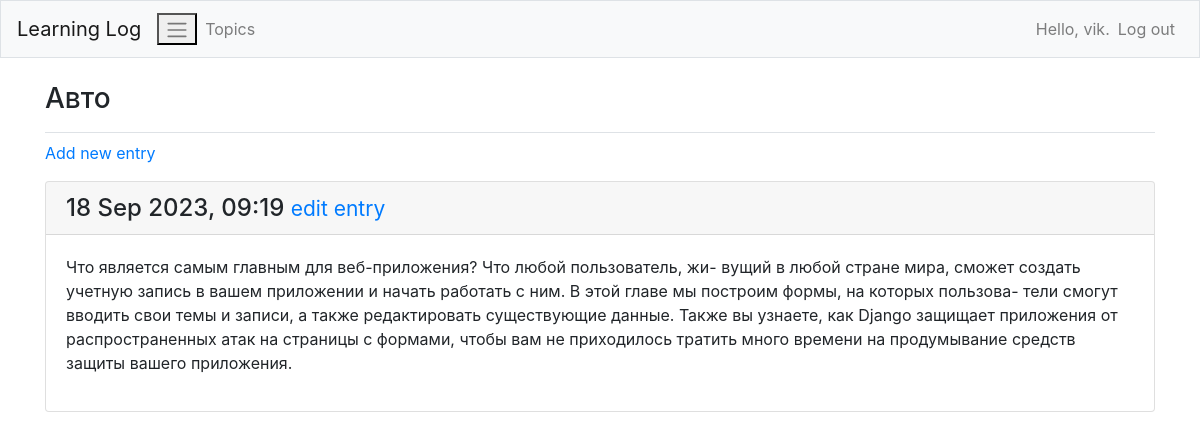
The page /topics/3/ (signed in) on the database its author committed.
### learning_logs/models.py (models this page shows, shortened)
class Topic(models.Model):
    text = models.CharField(max_length=200)
    date_added = models.DateTimeField(auto_now_add=True)
    owner = models.ForeignKey(User, on_delete=models.CASCADE)
    def __str__(self):
        return self.text

class Entry(models.Model):
    topic = models.ForeignKey(Topic, on_delete=models.CASCADE)
    text = models.TextField()
    date_added = models.DateTimeField(auto_now_add=True)
    class Meta:
        verbose_name_plural = 'entries'

### learning_logs/views.py (the view)
# urls.py: path('topics/<int:topic_id>/', views.topic, name='topic'),
@login_required
def topic(request, topic_id):
    topic = Topic.objects.get(id=topic_id)
    if topic.owner != request.user:
        raise Http404
    entries = topic.entry_set.order_by('-date_added')
    context = {'topic': topic, 'entries': entries}
    return render(request, 'learning_logs/topic.html', context)

### learning_logs/templates/learning_logs/topic.html
{% extends "learning_logs/base.html" %}
{% block page_header %}
  <h3>{{ topic }}</h3>
{% endblock page_header %}
{% block content %}
    <p>
        <a href="{% url 'learning_logs:new_entry' topic.id %}">Add new entry</a>
    </p>
    {% for entry in entries %}
        <div class="card mb-3">
            <h4 class="card-header">
                {{ entry.date_added|date:'d M Y, H:i' }}
                <small><a href="{% url 'learning_logs:edit_entry' entry.id %}">edit entry</a></small>
            </h4>
            <div class="card-body">
                {{ entry.text|linebreaks }}
            </div>
        </div>
    {% empty %}
        <p>There are no entries for this topic yet.</p>
    {% endfor %}
{% endblock content %}

### learning_logs/templates/learning_logs/base.html (shortened to what this page needs)
{% load bootstrap4 %}
<!DOCTYPE html>
<html lang="en">
<head>
    {% bootstrap_css %}
</head>
<body>
    <nav class="navbar navbar-expand-md navbar-light bg-light mb-4 border">
        <a class ="navbar-brand" href="{% url 'learning_logs:index' %}">Learning Log</a>
        <button class="toggler-navbar" type="button" data-toggle="collapse" data-target="#navbarCollapse" aria-controls="navbarCollapse" aria-expanded="false" aria-label="Toggle navigation"><span class="navbar-toggler-icon"></span></button>
        <div class="collapse navbar-collapse" id="navbarCollapse">
            <ul class="navbar-nav mr-auto">
              <li class="nav-item">
                <a class="nav-link" href="{% url 'learning_logs:topics'%}">
                    Topics</a></li>
            </ul>
            <ul class="navbar-nav ml-auto">
                {% if user.is_authenticated %}
                    <li class="nav-item">
                        <span class="navbar-text"}">Hello, {{ user.username }}.</span>
                    </li>
                <li class="nav-item">
                    <a class="nav-link" href="{% url 'users:logout' %}">Log out</a>
                </li>
                {% else %}
                <li class="nav-item">
                    <a class="nav-link" href="{% url 'users:register' %}">Register</a>
                </li>
                <li class="nav-item">
                    <a class="nav-link" href="{% url 'users:login' %}">Log in</a></li>
            {% endif %}
            </ul>
        </div>
    </nav>
    <main role="main" class="container">
        <div class="pb-2 mb-2 border-bottom">
            {% block page_header %}{% endblock page_header %}
        </div>
        <div>
            {% block content %}{% endblock content %}
        </div>
    </main>
</body>
</html>

### rows shown on the page
Topic: text "Авто"
Entry: date_added "18 Sep 2023, 09:19", text "Что является самым главным для веб-приложения? Что любой пользователь, жи- вущий в любой стране мира, сможет создать учетную запись в вашем приложении и начать работать с ним. В этой главе мы построим формы, на которых пользова- тели смогут вводить свои темы и записи, а также редактировать существующие данные. Также вы узнаете, как Django защищает приложения от распространенных атак на страницы с формами, чтобы вам не приходилось тратить много времени на продумывание средств защиты вашего приложения."

### other values the page prints
{{ user.username }} "vik"
